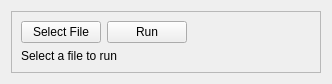
<?xml version="1.0" encoding="UTF-8"?>
<ui version="4.0">
 <class>FileRunner</class>
 <widget class="QWidget" name="FileRunner">
  <property name="geometry">
   <rect>
    <x>0</x>
    <y>0</y>
    <width>332</width>
    <height>80</height>
   </rect>
  </property>
  <property name="sizePolicy">
   <sizepolicy hsizetype="Fixed" vsizetype="Fixed">
    <horstretch>0</horstretch>
    <verstretch>0</verstretch>
   </sizepolicy>
  </property>
  <property name="windowTitle">
   <string>PythonScriptRunner</string>
  </property>
  <property name="whatsThis">
   <string>Simple Dialog to select an run a file without having it open it the bundled editor</string>
  </property>
  <layout class="QVBoxLayout" name="verticalLayout">
   <item>
    <widget class="QFrame" name="frame">
     <property name="frameShape">
      <enum>QFrame::StyledPanel</enum>
     </property>
     <property name="frameShadow">
      <enum>QFrame::Raised</enum>
     </property>
     <layout class="QVBoxLayout" name="verticalLayout_2">
      <item>
       <layout class="QHBoxLayout" name="horizontalLayout">
        <item>
         <widget class="QPushButton" name="selectFileBtn">
          <property name="text">
           <string>Select File</string>
          </property>
         </widget>
        </item>
        <item>
         <widget class="QPushButton" name="runFileBtn">
          <property name="text">
           <string>Run</string>
          </property>
         </widget>
        </item>
        <item>
         <spacer name="horizontalSpacer">
          <property name="orientation">
           <enum>Qt::Horizontal</enum>
          </property>
          <property name="sizeHint" stdset="0">
           <size>
            <width>40</width>
            <height>20</height>
           </size>
          </property>
         </spacer>
        </item>
       </layout>
      </item>
      <item>
       <widget class="QLabel" name="filePathLabel">
        <property name="text">
         <string>Select a file to run</string>
        </property>
       </widget>
      </item>
     </layout>
    </widget>
   </item>
  </layout>
 </widget>
 <resources/>
 <connections/>
</ui>
